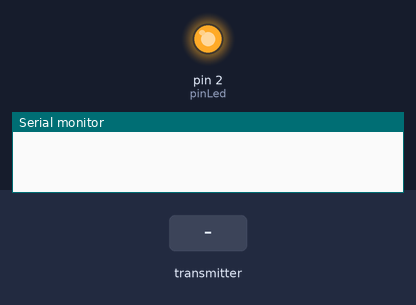
This sketch was run on a simulated Arduino Uno, built with avr-gcc and run on an emulated ATmega328P. Parts: output pins drawn as LEDs (lit = HIGH), the last lines printed to the serial monitor. The test bench sets the inputs (shaded band). No radio packets arrive unless stated.

Above: at 1.2 s.
1.3 s: the transmitter starts sending got_time = 0
At 2.6 s:
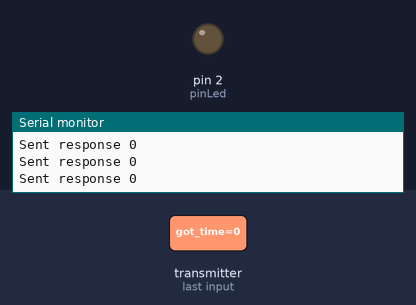
Timing chart, 0 to 4.3 s (numbered marks = the images above; inputs shaded):
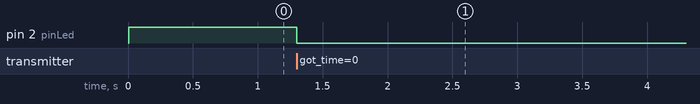

Measured:
- after the input at 1.3 s, pin 2 (pinLed): HIGH → LOW at once

The sketch:

Receiver.ino
```cpp
/*
* Getting Started example sketch for nRF24L01+ radios
* This is a very basic example of how to send data from one node to another
* Updated: Dec 2014 by TMRh20
*/

#include <SPI.h>
#include "RF24.h"

/* Hardware configuration: Set up nRF24L01 radio on SPI bus plus pins 7 & 8 */
RF24 radio(7,8);
/**********************************************************/

byte addresses[][6] = {"1Node","2Node"};
unsigned long started_time;
const int pinLed = 2;

void setup() {
  Serial.begin(115200);

  radio.begin();

  // Set the PA Level low to prevent power supply related issues since this is a
 // getting_started sketch, and the likelihood of close proximity of the devices. RF24_PA_MAX is default.
  radio.setPALevel(RF24_PA_MAX);

    radio.openWritingPipe(addresses[1]);
    radio.openReadingPipe(1,addresses[0]);

  // Start the radio listening for data
  radio.startListening();

  pinMode(pinLed, OUTPUT);
  digitalWrite(pinLed, HIGH);

  started_time = 0;
}

void loop() {

      if((micros() - started_time) > 100000){
        digitalWrite(pinLed, HIGH);
      }

/****************** Ping Out Role ***************************/
    unsigned long got_time;

    if( radio.available()){
                                                                    // Variable for the received timestamp
      while (radio.available()) {                                   // While there is data ready
        radio.read( &got_time, sizeof(unsigned long) );             // Get the payload
      }

      started_time = micros();
      digitalWrite(pinLed, LOW);

      radio.stopListening();                                        // First, stop listening so we can talk
      radio.write( &got_time, sizeof(unsigned long) );              // Send the final one back.
      radio.startListening();                                       // Now, resume listening so we catch the next packets.
      Serial.print(F("Sent response "));
      Serial.println(got_time);
   }


} // Loop
```
